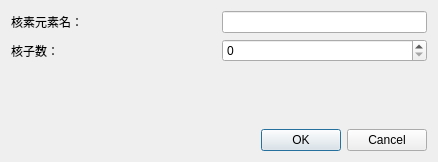
<?xml version="1.0" encoding="UTF-8"?>
<ui version="4.0">
 <class>NewFile_Dialog</class>
 <widget class="QDialog" name="NewFile_Dialog">
  <property name="geometry">
   <rect>
    <x>0</x>
    <y>0</y>
    <width>438</width>
    <height>162</height>
   </rect>
  </property>
  <property name="windowTitle">
   <string>Dialog</string>
  </property>
  <layout class="QGridLayout" name="gridLayout">
   <item row="0" column="0">
    <layout class="QVBoxLayout" name="verticalLayout">
     <item>
      <layout class="QHBoxLayout" name="horizontalLayout">
       <item>
        <widget class="QLabel" name="label">
         <property name="text">
          <string>核素元素名：</string>
         </property>
        </widget>
       </item>
       <item>
        <widget class="QLineEdit" name="NucNamelineEdit">
         <property name="sizePolicy">
          <sizepolicy hsizetype="Preferred" vsizetype="Fixed">
           <horstretch>0</horstretch>
           <verstretch>0</verstretch>
          </sizepolicy>
         </property>
        </widget>
       </item>
      </layout>
     </item>
     <item>
      <layout class="QHBoxLayout" name="horizontalLayout_2">
       <item>
        <widget class="QLabel" name="label_2">
         <property name="text">
          <string>核子数：</string>
         </property>
        </widget>
       </item>
       <item>
        <widget class="QSpinBox" name="NucNumspinBox">
         <property name="maximum">
          <number>400</number>
         </property>
        </widget>
       </item>
      </layout>
     </item>
     <item>
      <spacer name="verticalSpacer">
       <property name="orientation">
        <enum>Qt::Vertical</enum>
       </property>
       <property name="sizeHint" stdset="0">
        <size>
         <width>20</width>
         <height>40</height>
        </size>
       </property>
      </spacer>
     </item>
    </layout>
   </item>
   <item row="1" column="0">
    <widget class="QDialogButtonBox" name="buttonBox">
     <property name="orientation">
      <enum>Qt::Horizontal</enum>
     </property>
     <property name="standardButtons">
      <set>QDialogButtonBox::Cancel|QDialogButtonBox::Ok</set>
     </property>
    </widget>
   </item>
  </layout>
 </widget>
 <resources/>
 <connections>
  <connection>
   <sender>buttonBox</sender>
   <signal>accepted()</signal>
   <receiver>NewFile_Dialog</receiver>
   <slot>accept()</slot>
   <hints>
    <hint type="sourcelabel">
     <x>229</x>
     <y>137</y>
    </hint>
    <hint type="destinationlabel">
     <x>157</x>
     <y>161</y>
    </hint>
   </hints>
  </connection>
  <connection>
   <sender>buttonBox</sender>
   <signal>rejected()</signal>
   <receiver>NewFile_Dialog</receiver>
   <slot>reject()</slot>
   <hints>
    <hint type="sourcelabel">
     <x>297</x>
     <y>143</y>
    </hint>
    <hint type="destinationlabel">
     <x>286</x>
     <y>161</y>
    </hint>
   </hints>
  </connection>
 </connections>
</ui>
